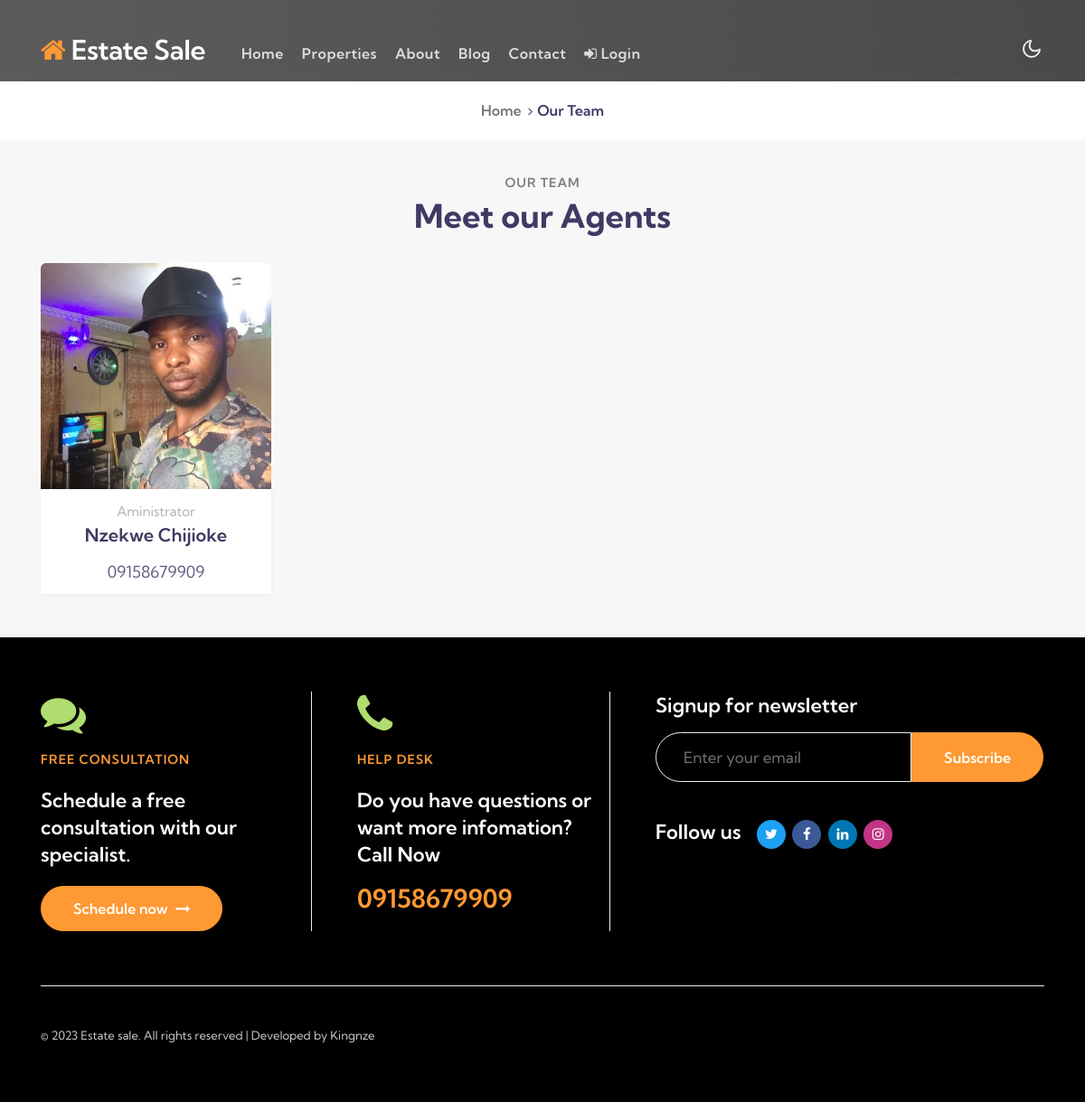
/realtors, run on the app's committed database.
### realtors/models.py (models this page shows, shortened)
class Realtor(models.Model):
    name = models.CharField(max_length=200)
    realtorphoto = models.ImageField(upload_to='photos/%y/%m/%d/',null=True ,blank=True)
    description = models.TextField(blank=True)
    phone = models.CharField(max_length=20)
    email = models.CharField(max_length=100)
    is_mvp = models.BooleanField(default=False)
    hire_date = models.DateTimeField(default=datetime.now, blank=True)

### realestate/views.py (the view)
# urls.py: path('realtors',views.realtors,name='realtors'),
def realtors(request):
    realtors = Realtor.objects.order_by('-hire_date')
    mvp_realtors = Realtor.objects.all().filter(is_mvp=True)
    paginator = Paginator(realtors, 12)
    page = request.GET.get('page')
    paged_realtors = paginator.get_page(page)
    context = {
        'realtors': paged_realtors,
        'mvp_realtors': mvp_realtors,
    }
    return render(request,'realestate/realtors.html',context)

### templates/realestate/realtors.html (shortened to what this page needs)
{% extends 'base.html' %}
{% load static %}
{% block content %}
<section class="kinging-about-breadcrumb">
    <div class="breadcrumb-bg breadcrumb-bg-about pt-5">
        <div class="container pt-lg-5 py-5">
        </div>
    </div>
</section>
<section class="kinging-breadcrumb">
    <div class="container">
        <ul class="breadcrumbs-custom-path">
            <li><a href="{% url 'index' %}">Home</a></li>
            <li class="active"><span class="fa fa-angle-right mx-2" aria-hidden="true"></span>Our team</li>
        </ul>
    </div>
</section>
<section class="realtors">
    <div class="kinging-agentsblock py-1" id="team">
        <div class="container py-lg-5 py-md-4 py-2">
            <h6 class="title-small text-center">Our team</h6>
            <h3 class="title-big text-center mb-lg-5 mb-4">Meet our Agents</h3>
            <div class="row">
                {% if realtors %}
                {% for realtor in realtors %}
                <div class="col-lg-3 col-sm-6 column-item">
                    <div class="users_box">
                        <div class="user-avatar">
                            <a href="#agent-single" class="avatar">
                                <img id="profileimg" src="{{ realtor.realtorphoto.url }}" alt="" class="img-fluid w-100  radius-image">
                            </a>
                        </div>
                        <div class="users_box_info">
                            <p class="user_position">{{ realtor.description }}</p>
                            <h4 class="user_title agent">
                                <a href="#agent-single">{{ realtor.name }}</a>
                            </h4>
                            <div class="user_meta user_phone">
                                <span class="phone-detail"> <a href="{{ realtor.phone }}">{{ realtor.phone }}</a></span>
                            </div>
                        </div>
                        <br>
                    </div>
                </div>
                {% endfor %}
                {% endif %}
                <br>
            </div>
            <div class="row">
                <div class="col-md-12">
                </div>
              </div>
        </div>
    </div>
</section>
{% endblock content %}

### data on the page
Realtor: realtorphoto (picture), description "Aministrator", name "Nzekwe Chijioke", phone "09158679909"
